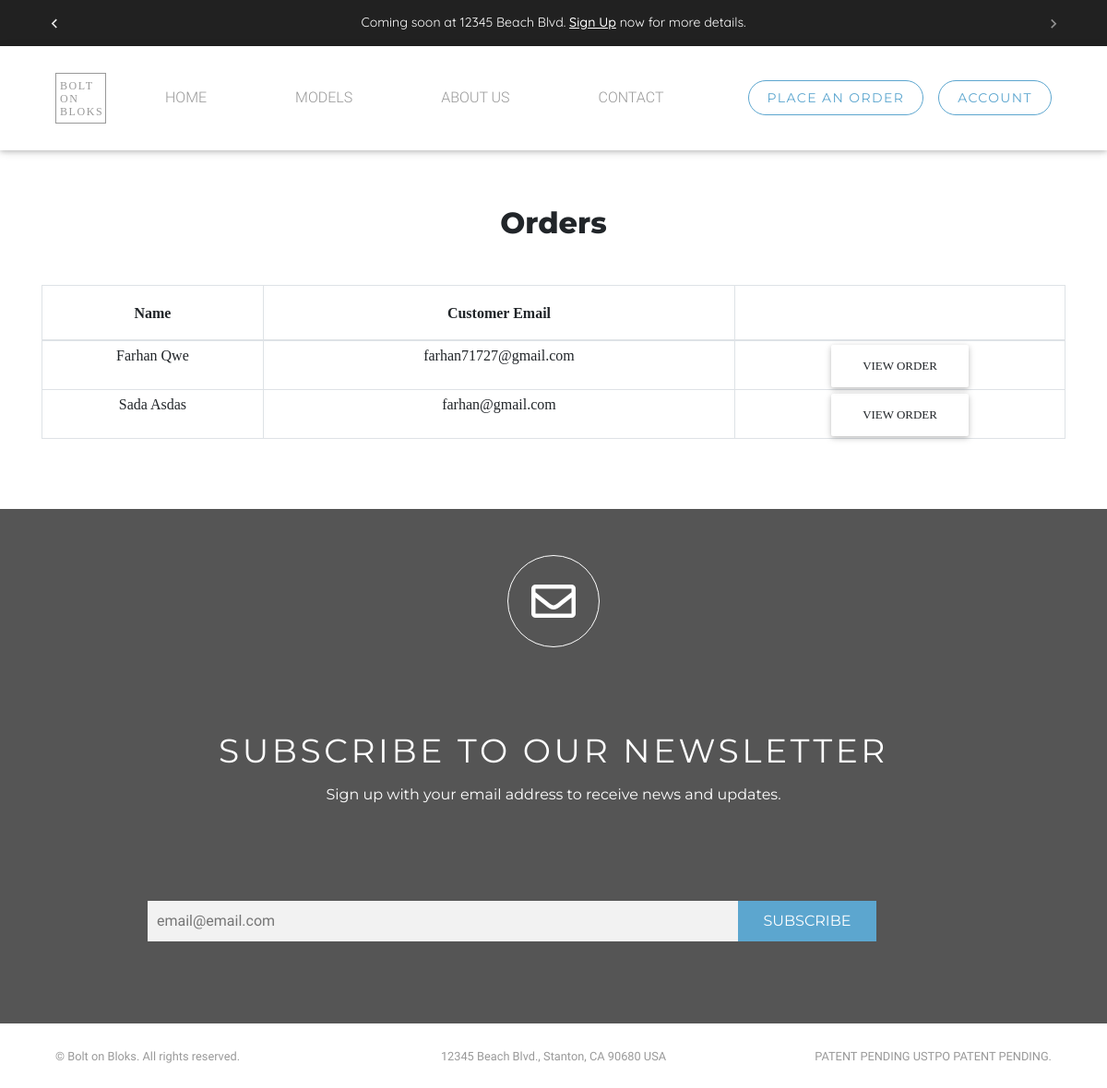
The page /container/orders (signed in) on the database as committed earlier.
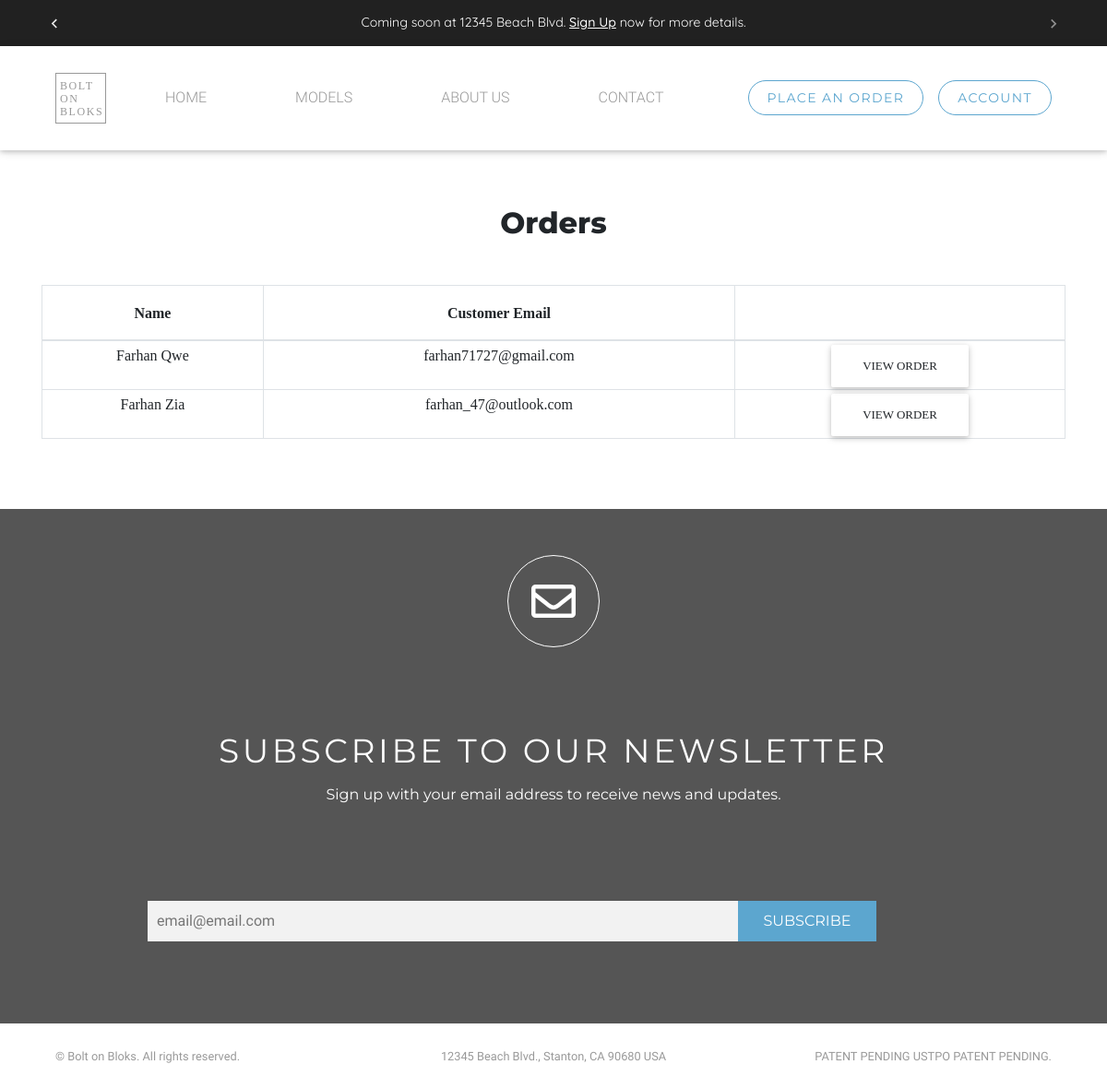
The same page on the database as committed later.
### order/models.py (models this page shows)
class CartOrder(models.Model):
    user = models.ForeignKey(User, on_delete=models.CASCADE)
    order_items = models.ForeignKey(ContainerPricing, on_delete=models.CASCADE, blank=True, null=True)
    custom_order = models.ForeignKey(CustomContainerPricing, on_delete=models.CASCADE, blank=True, null=True)
    custom_floors = models.CharField("No. of Floors", max_length=100, blank=True, null=True)
    custom_width = models.CharField("Width", max_length=100, blank=True, null=True)
    custom_depth = models.CharField("Depth", max_length=100, blank=True, null=True)
    quantity = models.PositiveIntegerField("Quantity")
    delivery_date = models.DateField(default=None, blank=True, null=True)
    ordered_on = models.DateField(auto_now_add=True)
    user_image = models.ImageField(upload_to="pdf-images" , blank=True, null=True, default="default.jpeg")
    class Meta:
        verbose_name = "Shipping Home Order"
        verbose_name_plural = "Shipping Home Orders"

### users/models.py (models this page shows, shortened)
class User(AbstractUser):
    email = models.EmailField(verbose_name='email address',max_length=255,unique=True)
    username = models.CharField(verbose_name='Username',max_length=255,default=None, blank=True, null= True)
    USERNAME_FIELD = 'email'
    REQUIRED_FIELDS = ['username']

### order/views.py (the view)
# urls.py: path('container/orders', view_container_orders, name='view-container-orders'), #for admin
@login_required
@user_passes_test(lambda user: user.is_superuser == True, redirect_field_name="/")
def view_container_orders(request):
    all_orders = CartOrder.objects.all()
    return render(request, "order/view_container_orders.html", {"orders":all_orders})

### users/forms.py
class EmailListForm(forms.ModelForm):
    class Meta:
        model = EmailList
        fields = ['email']
    def __init__(self, *args, **kwargs):
        super(EmailListForm, self).__init__(*args, **kwargs)
        self.fields['email'].widget.attrs.update({
            'placeholder': 'email@email.com',
            "class":"news-input",
        })

### users/context_processor.py (called while the page is built)
def email_form(request):
    form = EmailListForm()
    return {"subscribe_form":form}

### order/templates/order/view_container_orders.html
{% extends "users/base.html" %}
{% load crispy_forms_tags %}
{% load static %}
{% load humanize %}
{% block content%}
<div class="container">
    <div class="row">
        <div class="col-md-12 table-responsive">
            <table class="table view_order_table table-bordered text-center">
                <legend class="text-center mb-5"><h2>Orders</h2></legend>
                <thead>
                    <tr>
                        <th>Name</th>
                        <th>Customer Email</th>
                        <th></th>
                    </tr>
                </thead>
                <tbody>
                    {% for i in orders %}
                        {% ifchanged %}
                        <tr>
                            <td class="text-capitalize">{{i.user.first_name}} {{i.user.last_name}}</td>
                            <td>{{i.user.email}}</td>
                            <td><a class="btn" href="{% url 'view-container-order-items' i.user.id %}">View Order</a></td>
                        </tr>
                        {% endifchanged %}
                    {% endfor %}
                </tbody>
            </table>
        </div>
    </div>
</div>
{% endblock%}

Rows that differ between the two databases and show on the page:
no longer on this page (row edited): CartOrder: user.first_name "Sada", user.last_name "Asdas", user.email "farhan@gmail.com"
now on this page (row edited): CartOrder: user.first_name "Farhan", user.last_name "Zia", user.email "farhan_47@outlook.com"
